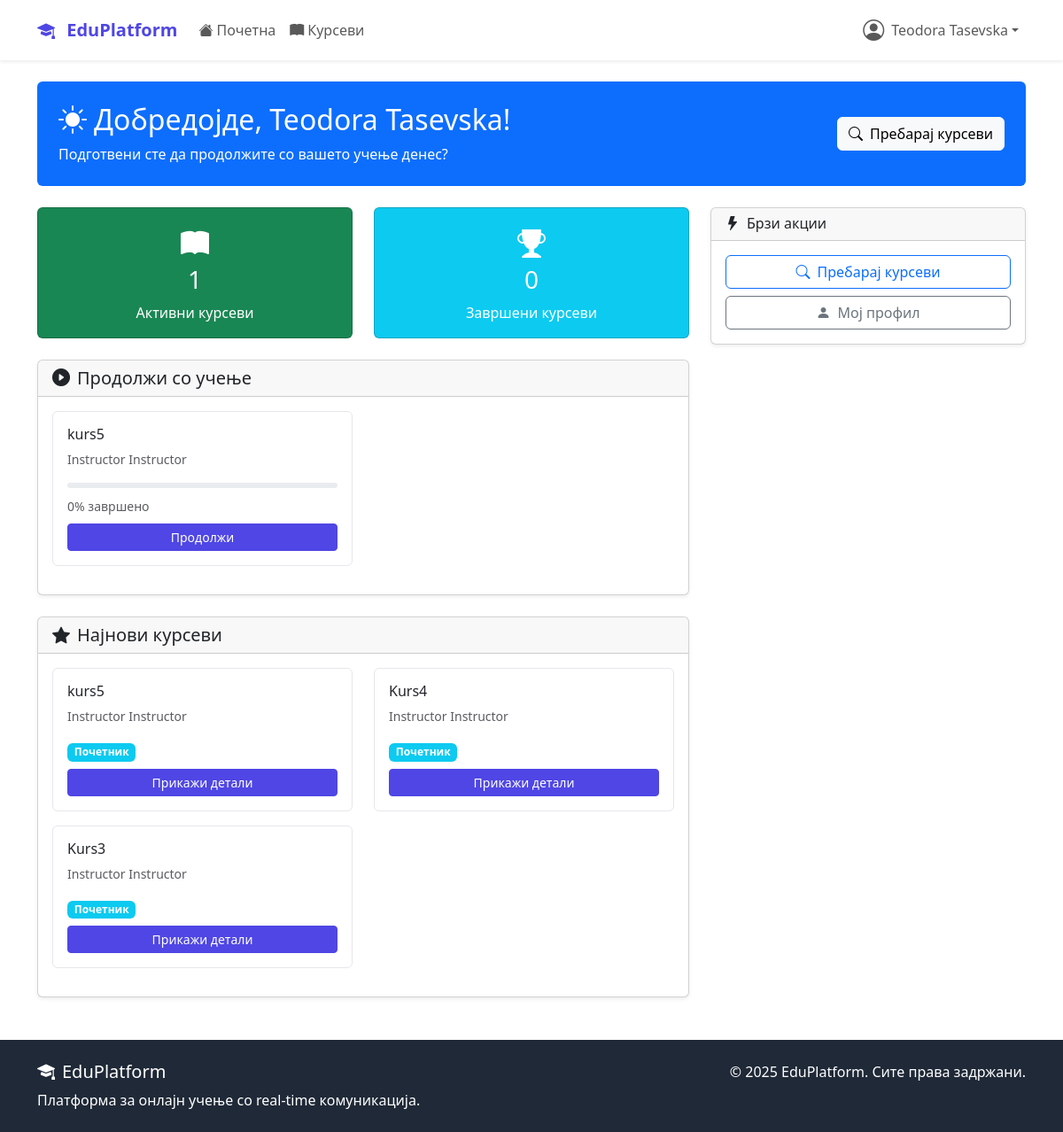
Before: /dashboard/ (signed in) with the older database file.
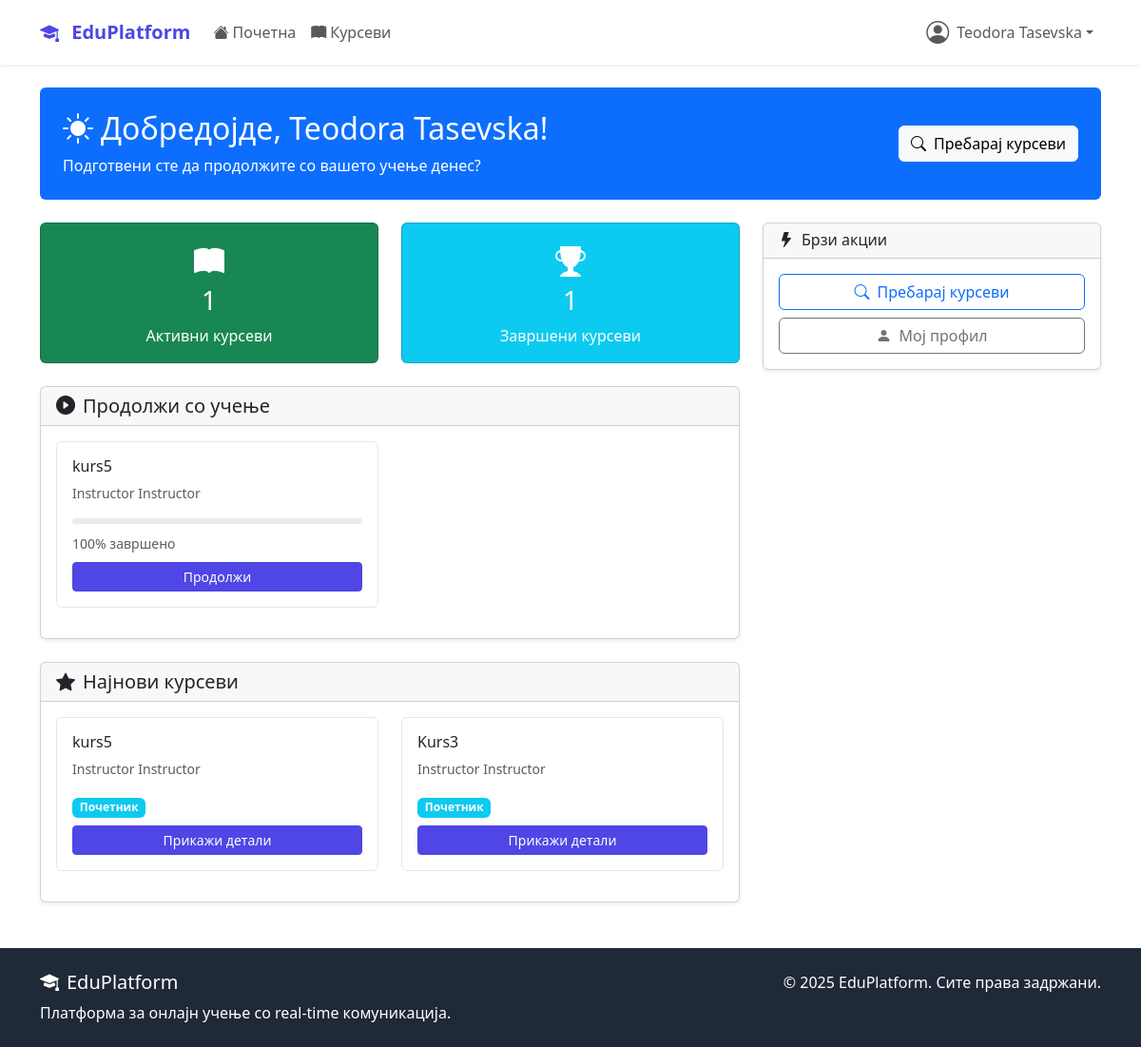
After: the same page with the newer database file.
### courses/models.py (models this page shows, shortened)
class Enrollment(models.Model):
    student = models.ForeignKey(
        settings.AUTH_USER_MODEL,
        on_delete=models.CASCADE,
        related_name='enrollments'
    )
    course = models.ForeignKey(Course, on_delete=models.CASCADE, related_name='enrollments')
    enrolled_at = models.DateTimeField(auto_now_add=True)
    is_active = models.BooleanField(default=True)
    is_completed = models.BooleanField(default=False)
    completed_at = models.DateTimeField(null=True, blank=True)
    progress_percentage = models.FloatField(default=0.0)
    class Meta:
        unique_together = ['student', 'course']

class Course(models.Model):
    DIFFICULTY_CHOICES = (
        ('beginner', 'Почетник'),
        ('intermediate', 'Средно'),
        ('advanced', 'Напредно'),
    )
    STATUS_CHOICES = (
        ('draft', 'Нацрт'),
        ('published', 'Објавен'),
        ('archived', 'Архивиран'),
    )
    title = models.CharField(max_length=200)
    slug = models.SlugField(unique=True, blank=True, max_length=250)
    description = models.TextField()
    instructor = models.ForeignKey(
        settings.AUTH_USER_MODEL,
        on_delete=models.CASCADE,
        related_name='courses_taught'
    )
    category = models.ForeignKey(Category, on_delete=models.CASCADE)
    thumbnail = models.ImageField(upload_to='course_thumbnails/', blank=True)
    price = models.DecimalField(max_digits=8, decimal_places=2, default=0.00)
    difficulty = models.CharField(max_length=20, choices=DIFFICULTY_CHOICES)
    status = models.CharField(max_length=20, choices=STATUS_CHOICES, default='published')
    duration_hours = models.PositiveIntegerField(help_text="Должина во часови")
    max_students = models.PositiveIntegerField(null=True, blank=True)
    requirements = models.TextField(blank=True, help_text="Предуслови за курсот")
    what_you_learn = models.TextField(help_text="Што ќе научат студентите")
    created_at = models.DateTimeField(auto_now_add=True)
    updated_at = models.DateTimeField(auto_now=True)
    class Meta:
        ordering = ['-created_at']

### accounts/models.py (models this page shows, shortened)
class User(AbstractUser):
    USER_TYPE_CHOICES = (
        ('student', 'Студент'),
        ('instructor', 'Инструктор'),
        ('admin', 'Администратор'),
    )
    user_type = models.CharField(
        max_length=20,
        choices=USER_TYPE_CHOICES,
        default='student'
    )
    bio = models.TextField(max_length=500, blank=True)
    profile_picture = models.ImageField(
        upload_to='profile_pics/',
        blank=True,  # Додадено
        null=True    # Додадено
    )
    birth_date = models.DateField(null=True, blank=True)
    phone_number = models.CharField(max_length=15, blank=True)
    created_at = models.DateTimeField(auto_now_add=True)
    updated_at = models.DateTimeField(auto_now=True)

### dashboard/views.py (the view, shortened to what this page needs)
# urls.py: path('', views.DashboardHomeView.as_view(), name='home'),
class DashboardHomeView(LoginRequiredMixin, TemplateView):
    template_name = 'dashboard/home.html'
    def get_context_data(self, **kwargs):
        context = super().get_context_data(**kwargs)
        user = self.request.user
        if user.user_type == 'student':
            context['enrollments'] = Enrollment.objects.filter(
                student=user,
                is_active=True
            ).select_related('course')[:6]
            context['total_enrollments'] = Enrollment.objects.filter(
                student=user,
                is_active=True
            ).count()
            context['completed_courses'] = Enrollment.objects.filter(
                student=user,
                is_completed=True
            ).count()
        context['latest_courses'] = Course.objects.filter(
            status='published'
        ).order_by('-created_at')[:6]
        context['active_chat_rooms'] = ChatRoom.objects.filter(
            participants=user,
            is_active=True
        ).order_by('-created_at')[:5]
        return context

### templates/dashboard/home.html (shortened to what the changed rows need)
{% extends 'base.html' %}
{% block content %}
<div class="container mt-4">
    <div class="bg-primary text-white rounded p-4 mb-4">
        <div class="row align-items-center">
            <div class="col-md-8">
                <h2><i class="bi bi-sun-fill me-2"></i>Добредојде, {{ user.get_full_name|default:user.username }}!</h2>
            </div>
        </div>
    </div>
    <div class="row">
        <div class="col-md-8">
            {% if user.user_type == 'student' %}
                <div class="row mb-4">
                    <div class="col-md-6">
                        <div class="card bg-success text-white">
                            <div class="card-body text-center">
                                <i class="bi bi-book-fill mb-2" style="font-size: 2rem;"></i>
                                <h3>{{ total_enrollments|default:0 }}</h3>
                                <p class="mb-0">Активни курсеви</p>
                            </div>
                        </div>
                    </div>
                    <div class="col-md-6">
                        <div class="card bg-info text-white">
                            <div class="card-body text-center">
                                <i class="bi bi-trophy-fill mb-2" style="font-size: 2rem;"></i>
                                <h3>{{ completed_courses|default:0 }}</h3>
                                <p class="mb-0">Завршени курсеви</p>
                            </div>
                        </div>
                    </div>
                </div>
                {% if enrollments %}
                <div class="card shadow-sm mb-4">
                    <div class="card-header d-flex justify-content-between align-items-center">
                        <h5 class="mb-0"><i class="bi bi-play-circle-fill me-2"></i>Продолжи со учење</h5>
                    </div>
                    <div class="card-body">
                        <div class="row">
                            {% for enrollment in enrollments %}
                            <div class="col-md-6 mb-3">
                                <div class="card course-card h-100">
                                    <div class="card-body">
                                        <h6 class="card-title">{{ enrollment.course.title }}</h6>
                                        <p class="text-muted small">{{ enrollment.course.instructor.get_full_name }}</p>
                                        <div class="progress mb-2" style="height: 6px;">
                                        </div>
                                        <small class="text-muted">{{ enrollment.progress_percentage|floatformat:0 }}% завршено</small>
                                        <a href="{% url 'courses:detail' enrollment.course.slug %}"
                                           class="btn btn-primary btn-sm mt-2 w-100">Продолжи</a>
                                    </div>
                                </div>
                            </div>
                            {% endfor %}
                        </div>
                    </div>
                </div>
                {% endif %}
            {% endif %}
            {% if latest_courses %}
            <div class="card shadow-sm">
                <div class="card-body">
                    <div class="row">
                        {% for course in latest_courses %}
                        <div class="col-md-6 mb-3">
                            <div class="card course-card h-100">
                                <div class="card-body">
                                    <h6 class="card-title">{{ course.title }}</h6>
                                    <p class="text-muted small">{{ course.instructor.get_full_name }}</p>
                                    <span class="badge bg-info">{{ course.get_difficulty_display }}</span>
                                    <a href="{% url 'courses:detail' course.slug %}"
                                       class="btn btn-primary btn-sm w-100 mt-2">Прикажи детали</a>
                                </div>
                            </div>
                        </div>
                        {% endfor %}
                    </div>
                </div>
            </div>
            {% endif %}
        </div>
    </div>
</div>
{% endblock %}

Changed rows visible on the page:
removed Course: title "Kurs4", instructor.get_full_name "Instructor Instructor", difficulty "Почетник"
changed Enrollment "kurs5": progress_percentage "0" → "100"
Other visible differences:
{{ completed_courses|default:0 }}: "0" → "1"
